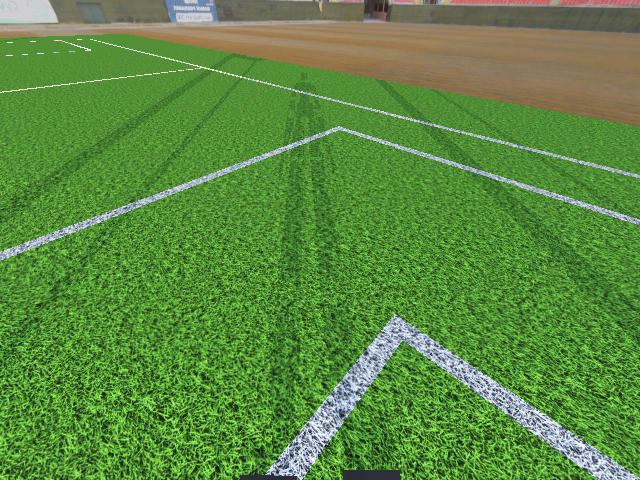
#> input picture test_images/000435.jpg, 640 x 480 px
$ python label2array.py
#> lines starting #> are read from the running program, lines starting #| are printed output that depends on the picture
#! usr/bin/env python3

import numpy as np
import cv2
from PIL import Image
import random

imw = 640
imh = 480

def load_img(fname, imw, imh):
#> called with fname = '../test_images/000435.jpg', imw = 640, imh = 480
  img = Image.open(fname).resize((imw, imh))
#> img is the input picture: PIL image 640x480 RGB; mean R, G, B 91.7, 138.1, 64.7

  a = np.asarray(img).transpose(2,0,1).astype(np.float32)/255.
  return a, img

def png2array(lfile_array, imw, imh):
  a = np.zeros((3, imh, imw), dtype=np.float32)
  for x in range(imw):
    for y in range(imh):
      if lfile_array[y][x] == 1:
        a[0][y][x] = 1
      elif lfile_array[y][x] == 50:
        a[1][y][x] = 1
      else:
        a[2][y][x] = 1
  return a

x = np.zeros((0, 3, imh, imw), dtype=np.float32)
t = np.zeros((0, 3, imh, imw), dtype=np.float32)

f = '../test_images/000435.jpg'

print(x.shape)
a, img = load_img(f, imw, imh)
print(a.shape)
#| (3, 480, 640)
img.show()
a1 = np.expand_dims(a, axis=0)
print(a1.shape)
#| (1, 3, 480, 640)
x = np.append(x, a1, axis=0)
print(x.shape)
#| (1, 3, 480, 640)

lfile = '../test_labels/composition_label/000435_label.png'
print(lfile)
#img = Image.open(lfile)
img = cv2.imread(lfile, cv2.IMREAD_GRAYSCALE)
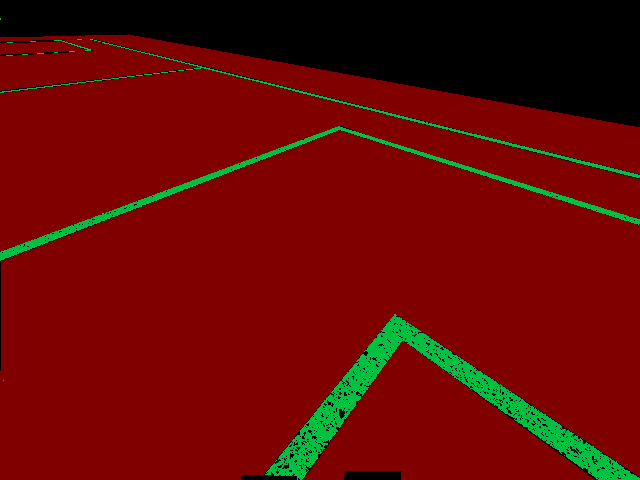
#> input picture test_labels/composition_label/000435_label.png, 640 x 480 px
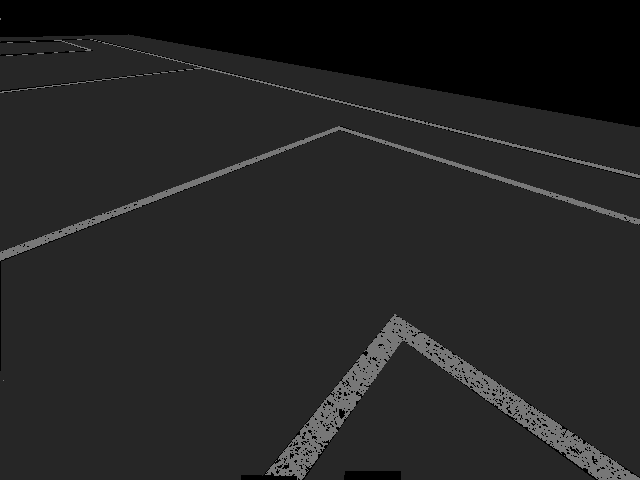
#> img: shape (480, 640); min 0, max 119, mean 35.6

a = np.asarray(img).astype(np.float32)
a = png2array(a,imw,imh)
print(a.shape)
#| (3, 480, 640)
a1 = np.expand_dims(a, axis=0)
print(a1.shape)
#| (1, 3, 480, 640)
t = np.append(t, a1, axis=0)
print(t.shape)
#| (1, 3, 480, 640)
print(t)
#> (printed output is left out)

cv2.imshow("image",img)
cv2.waitKey(0)
#img.show()
